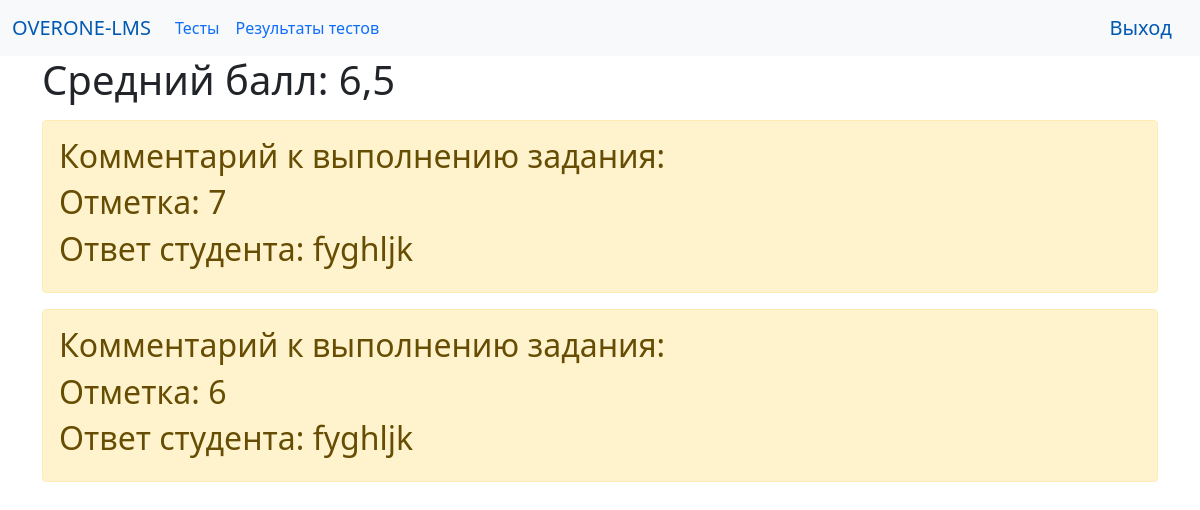
Before: /marks/ (signed in) with the older database file.
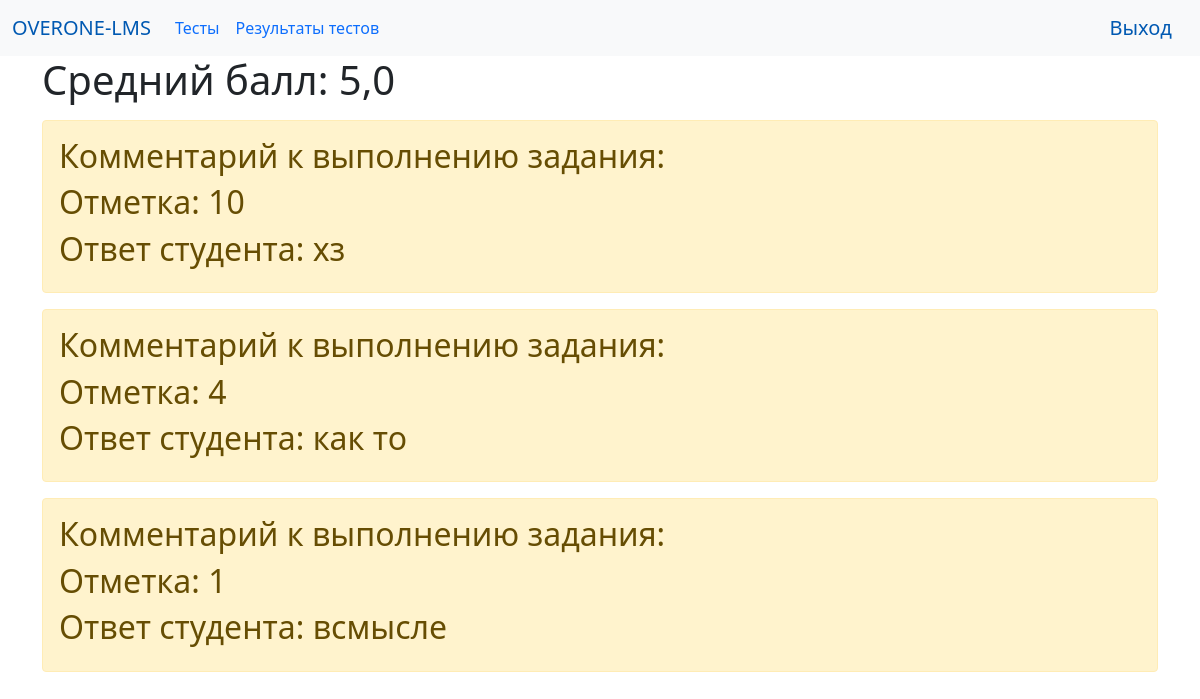
After: the same page with the newer database file.
### lms/models.py (models this page shows)
class Mark(models.Model):
    solution = models.ForeignKey(Solution, on_delete=models.CASCADE,verbose_name="Решение")
    mark = models.IntegerField(validators=[
                                            MaxValueValidator(100),
                                            MinValueValidator(1)
                                           ])
    comment = models.TextField(blank=True, null=True, verbose_name="Комментарий")
    class Meta:
        verbose_name = 'Оценка'
        verbose_name_plural = 'Оценки'
        ordering = ['-mark']

class Solution(models.Model):
    student = models.ForeignKey(User, on_delete=models.CASCADE,verbose_name="Cтудент")
    task = models.ForeignKey(Task, on_delete=models.CASCADE,verbose_name="Задание")
    text = models.TextField(verbose_name="Решение")
    class Meta:
        verbose_name = 'Решение'
        verbose_name_plural = 'Решения'

### lms/views.py (the view)
# urls.py: path("marks/", marks, name="marks"),
@login_required
def marks(request):
    marks = Mark.objects.filter(solution__student=request.user.id)
    marks_values = Mark.objects.filter(solution__student=request.user.id).values_list('mark')
    marks_list = [i[0] for i in marks_values]
    average = sum(marks_list)/len(marks_list)
    context = {'marks': marks, 'average': average}
    print(context)
    return render(request, 'marks.html', context)

### lms/templates/marks.html
{% extends 'base.html' %}
{% load static %}
{% block content %}
<div class="container">
 <h1>Средний балл: {{average}}</h1>
            {% for mark in marks %}
    <div class="alert alert-warning mt-3">
            <h2>Комментарий к выполнению задания: {{mark.solution.comment}} </h2>
            <h2>Отметкa: {{mark.mark}} </h2>
            <h2>Ответ студента: {{mark.solution.text}} </h2>
  </div>
            {% endfor %}
        </div>
{% endblock %}

Changed rows visible on the page:
removed Mark: mark "7", solution.text "fyghljk"
removed Mark: mark "6", solution.text "fyghljk"
added Mark: mark "10", solution.text "хз"
added Mark: mark "4", solution.text "как то"
added Mark: mark "1", solution.text "всмысле"
Other visible differences:
{{ average }}: "6,5" → "5,0"
